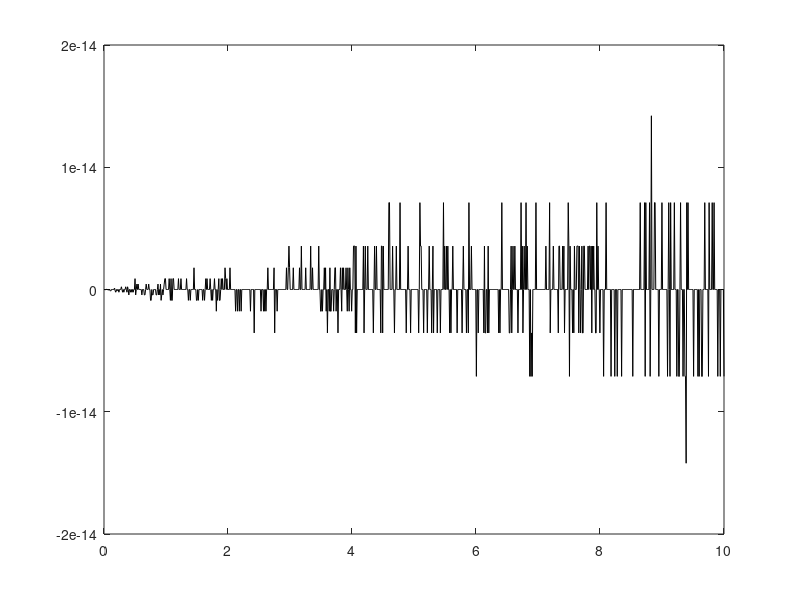
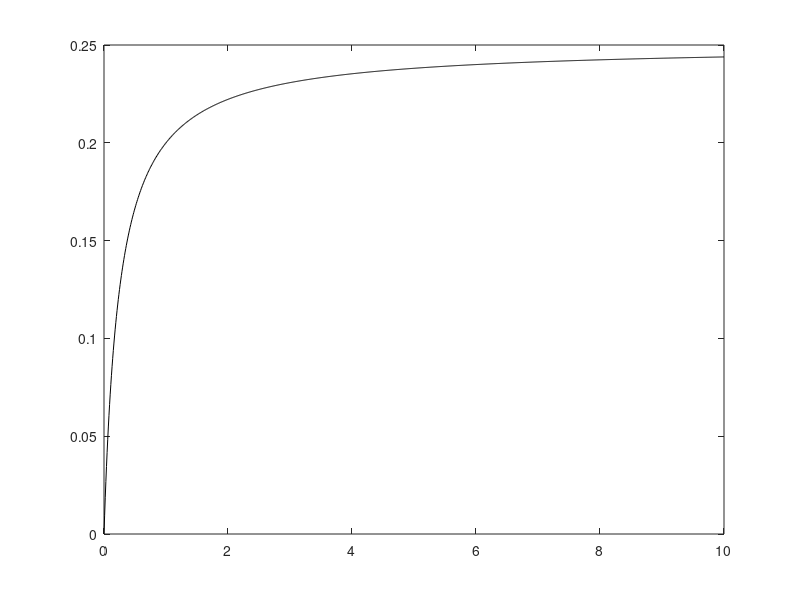

Write the MATLAB code that produced these figures, in order.
clear all
close all
clc

u0 = 2;
x = [0; 0];
y = u0 * [1; -1];
s1 = 0.5; s2 = 0.5;

nk = 1000;
K = linspace(0,10,nk);
logP = zeros(nk,1);
S = logP;
ym = logP; vm = logP;
for n = 1:nk
    cov = [K(n) + s1 K(n); K(n) K(n) + s2];
    Kp = K(n) * [1; 1];
    ym(n) = Kp' * (cov\y);
    vm(n) = K(n) - Kp' * ( cov\Kp );

%     logP(n) = - 0.5 * y' * (cov \ y) - log(2.0*pi) - 0.5 * log(det(cov));
%     S(n) = - logP(n) * exp(logP(n));
end

figure(1)
plot(K,ym,'-k');
figure(2)
plot(K,vm,'-k');
% figure(1)
% plot(K,S,'-r');
% 
% figure(2)
% plot(K,logP,'-r');

% [M, I] = max(S);
% K(I)

% Y = linspace(-3*u0, 3*u0, nk);
% pp = exp()
% figure(2)
